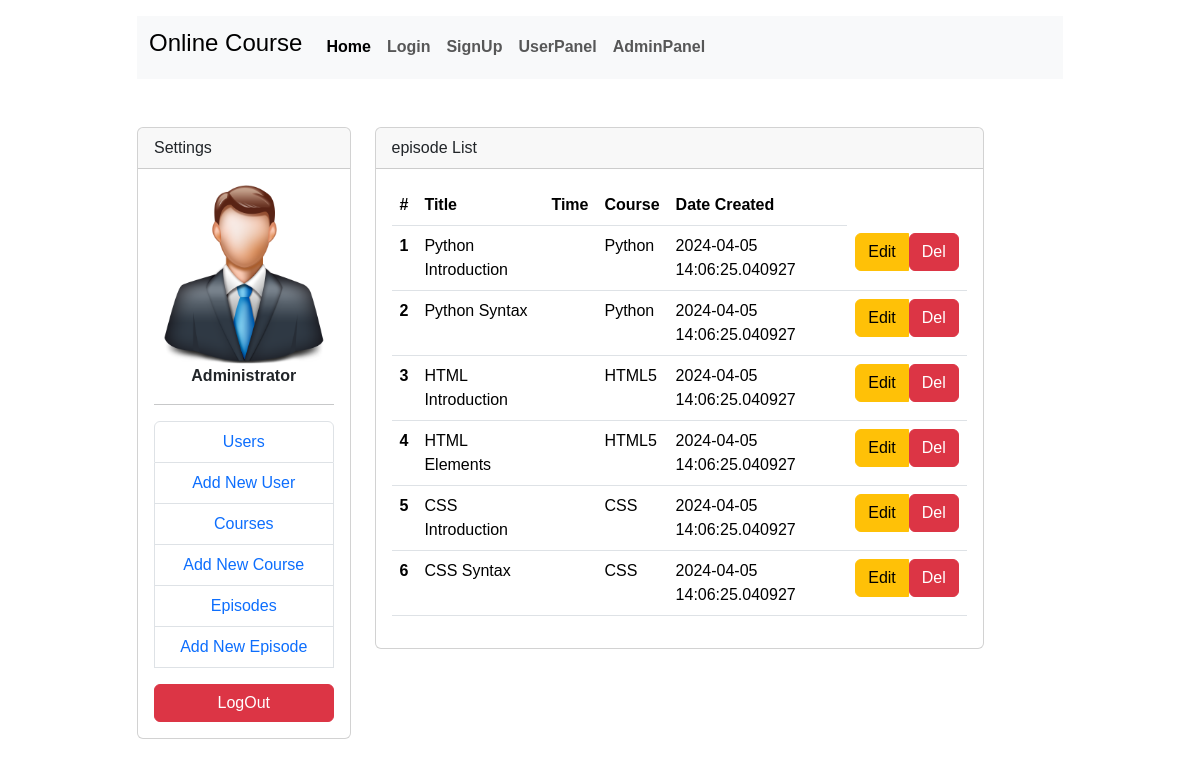
The page /episode_list on the database its author committed.
### models.py (models this page shows)
class episode(db.Model):
    id = Column(Integer, primary_key=True)
    course_id = Column(Integer, ForeignKey('course.id'))
    title = Column(String)
    content = Column(Text)
    number = Column(Integer)
    date_created = Column(DateTime, default=datetime.now())
    updated_corse = Column(DateTime, default=datetime.now(), onupdate=datetime.now())
    def get_course(self):
        return course.query.filter_by(id = self.course_id).one()

class course(db.Model):
    id = Column(Integer, primary_key=True)
    title = Column(String)
    price = Column(Integer, default=0)
    content = Column(Text)
    image = Column(String, default='/uploads/default.jpg')
    date_created = Column(DateTime, default=datetime.now())
    updated_corse = Column(DateTime, default=datetime.now(), onupdate=datetime.now())

### app.py (the view)
@app.route('/episode_list', methods = ['GET', 'POST'])
def episode_list():
    episode_list_info = episode.query.all()
    if request.method == 'POST':
        db.session.query(episode).filter_by(id = request.args.get('id')).delete()
        db.session.commit()
        return redirect(url_for('episode_list'))
    return render_template('admin_list_episode.html', episodes = episode_list_info)

### app.py (called while the page is built)
@app.before_request
def creat_database():
    db.create_all()

### templates/admin_list_episode.html (shortened to what this page needs)
{% extends 'base.html' %}
{% block content %}
<div class="container mt-5">
    <div class="row justify-content-center">
        <div class="col-md-10">
            <div class="row">
                {% include 'admin_menu.html' %}
                <div class="col-8">
                    <div class="card">
                        <div class="card-header">episode List</div>
                        <div class="card-body">
                            <table class="table">
                                <thead>
                                    <tr>
                                        <th scope="col">#</th>
                                        <th scope="col">Title</th>
                                        <th scope="col">Time</th>
                                        <th scope="col">Course</th>
                                        <th scope="col">Date Created</th>
                                    </tr>
                                </thead>
                                <tbody>
                                    {% for episode in episodes %}
                                    <tr>
                                        <th scope="row">{{ loop.index }}</th>
                                        <td>{{ episode.title }}</td>
                                        <td>{{ episode.time }}</td>
                                        <td>{{ episode.get_course().title }}</td>
                                        <td>{{ episode.date_created }}</td>
                                        <td>
                                            <div class="btn-group" role="group">
                                                <a href="/edit_episode?id={{episode.id}}" class="btn btn-warning btn-small">Edit</a>
                                                <form action="{{url_for('episode_list')}}?id={{episode.id}}" method="post">
                                                    <button href="#" class="btn btn-danger btn-small">Del</button>
                                                </form>
                                            </div>
                                        </td>
                                    </tr>
                                    {% endfor %}
                                </tbody>
                              </table>
                        </div>
                    </div>
                </div>
            </div>
        </div>
    </div>
</div>
{% endblock %}

### static/css/app.css (style rules this page uses)
a { text-decoration: none !important; }

### templates/header.html (style rules this page uses)
body { background-image: url('static/img/bg2.jpg'); background-repeat: no-repeat; background-attachment: fixed; background-size: cover; font-family:Arial, Helvetica, sans-serif }

### rows shown on the page
episode: title "Python Introduction", get_course "Python", date_created "2024-04-05 14:06:25.040927"
episode: title "Python Syntax", get_course "Python", date_created "2024-04-05 14:06:25.040927"
episode: title "HTML Introduction", get_course "HTML5", date_created "2024-04-05 14:06:25.040927"
episode: title "HTML Elements", get_course "HTML5", date_created "2024-04-05 14:06:25.040927"
episode: title "CSS Introduction", get_course "CSS", date_created "2024-04-05 14:06:25.040927"
episode: title "CSS Syntax", get_course "CSS", date_created "2024-04-05 14:06:25.040927"
